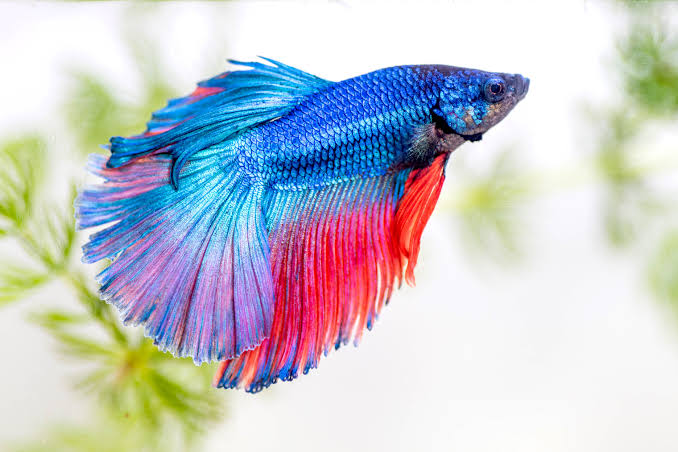
#> input picture 10-Apuntes/Pez.jpg, 678 x 452 px, found by its file name
$ python modeloHSV.py
#> lines starting #> are read from the running program, lines starting #| are printed output that depends on the picture; after the words box and inside, x2 and y2 are one past the last pixel; in counts of white or black regions, pixels touching at a corner belong together
#Mostrar las partes rojas de la imagen
import cv2 as cv

img = cv.imread('pez.jpg', 1)
#> img is the input picture: shape (452, 678, 3); mean B, G, R 205.7, 199.1, 197.3

hsv = cv.cvtColor(img, cv.COLOR_BGR2HSV)
#> hsv: shape (452, 678, 3); mean H, S, V 66, 65.8, 226.4
ubb = (0,100,150) #En hsv el color rojo va de 0 a 10, y de 170 a 180
uba = (10,255,255)
ubb2 = (170,100,150)
uba2 = (180,255,255)

mask1 = cv.inRange(hsv, ubb, uba)
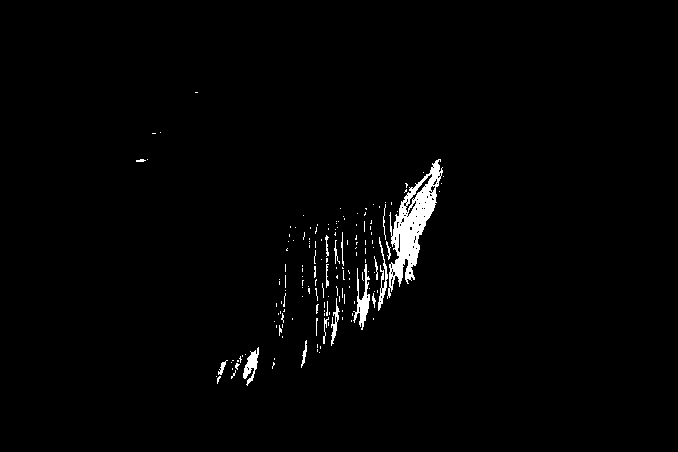
#> mask1: shape (452, 678); 1.6% white; 160 white regions (141 under 20 px), largest, box (x1, y1, x2, y2) and area: (387, 159, 443, 299) 2705, (353, 264, 370, 330) 421, (243, 347, 259, 386) 278
mask2 = cv.inRange(hsv, ubb2, uba2)
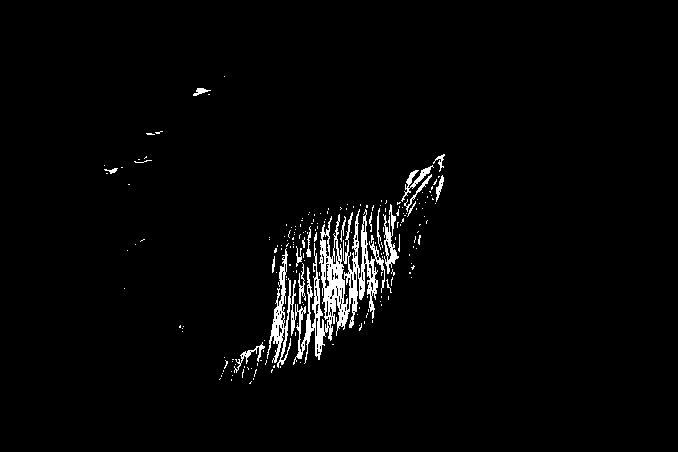
#> mask2: shape (452, 678); 2.5% white; 198 white regions (176 under 20 px), largest, box (x1, y1, x2, y2) and area: (267, 209, 385, 368) 5392, (383, 204, 399, 274) 407, (401, 165, 434, 202) 248

mask = mask1+mask2
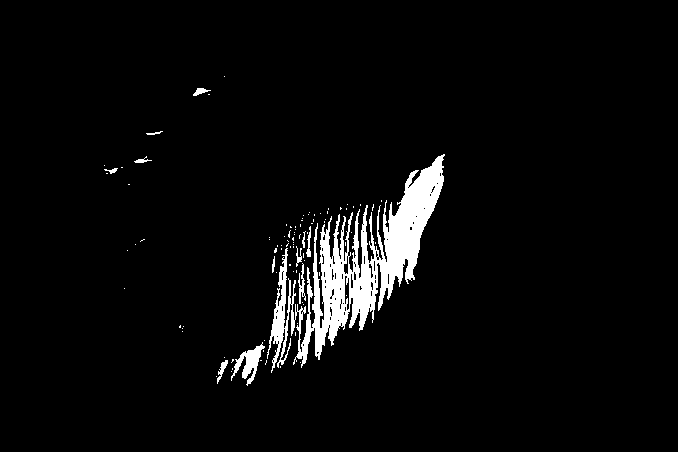
#> mask: shape (452, 678); 4.1% white; 96 white regions (84 under 20 px), largest, box (x1, y1, x2, y2) and area: (267, 154, 445, 373) 11305, (231, 342, 265, 386) 539, (298, 263, 306, 304) 133
res = cv.bitwise_and(img, img, mask=mask)
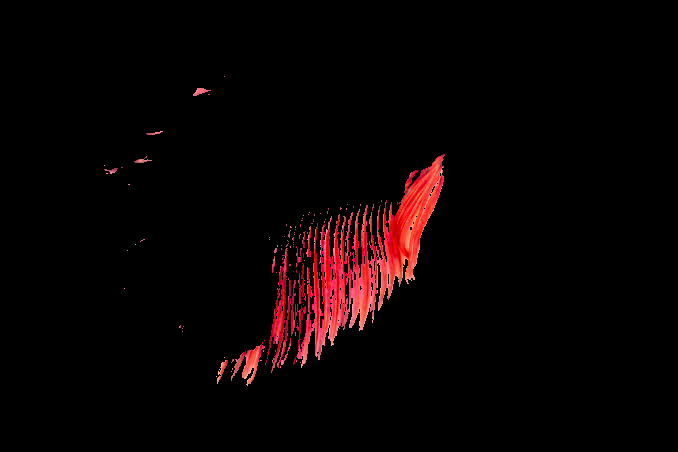
#> res: shape (452, 678, 3); mean B, G, R 3, 2.4, 9.6


cv.imshow('img', img)
cv.imshow('mask', mask)
cv.imshow('hsv', hsv)
cv.imshow('res', res)

cv.waitKey(0)
cv.destroyAllWindows()
